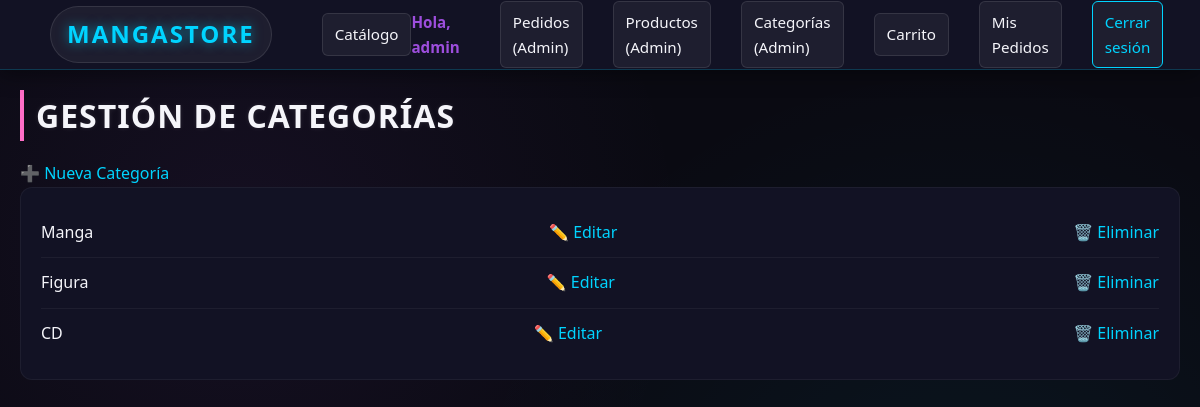
Page /admin-panel/categorias/ (signed in) on the committed database.
### tienda/models.py (models this page shows, shortened)
class Categoria(models.Model):
    nombre = models.CharField(max_length=100)

### tienda/decorators.py (the view)
    def _wrapped_view(request, *args, **kwargs):
        if not request.user.is_authenticated:
            return redirect('tienda:login')
        if not request.user.is_staff:
            return redirect('tienda:home')
        return view_func(request, *args, **kwargs)

### tienda/views.py (called while the page is built)
@admin_requerido
def admin_listar_categorias(request):
    categorias = Categoria.objects.all()
    return render(request, 'tienda/listar_categorias.html', {'categorias': categorias})

### tienda/templates/tienda/listar_categorias.html
{% extends 'tienda/base.html' %}
{% block content %}
<h1>Gestión de Categorías</h1>
<a href="{% url 'tienda:admin_crear_categoria' %}">➕ Nueva Categoría</a>
<ul>
    {% for c in categorias %}
        <li>{{ c.nombre }}
            <a href="{% url 'tienda:admin_editar_categoria' c.id %}">✏️ Editar</a>
            <a href="{% url 'tienda:admin_eliminar_categoria' c.id %}" onclick="return confirm('¿Eliminar esta categoría?')">🗑️ Eliminar</a>
        </li>
    {% empty %}
        <li>No hay categorías.</li>
    {% endfor %}
</ul>
{% endblock %}

### tienda/templates/tienda/base.html (shortened to what this page needs)
<!DOCTYPE html>
<html lang="es">
<head>
    {% load static %}
    <link rel="stylesheet" href="{% static 'tienda/css/base.css' %}">
</head>
<body>
    <nav class="navbar">
        <div class="nav-left">
            <a href="{% url 'tienda:catalogo' %}" class="nav-logo">MangaStore</a>
            <a href="{% url 'tienda:catalogo' %}" class="nav-item">Catálogo</a>
        </div>
        <div class="nav-right">
            {% if user.is_authenticated %}
                <span class="nav-greeting">Hola, {{ user.username }}</span>
                {% if user.is_staff %}
                    <a href="{% url 'tienda:admin_listar_pedidos' %}" class="nav-item">Pedidos (Admin)</a>
                    <a href="{% url 'tienda:admin_listar_productos' %}" class="nav-item">Productos (Admin)</a>
                    <a href="{% url 'tienda:admin_listar_categorias' %}" class="nav-item">Categorías (Admin)</a>
                    <a href="{% url 'tienda:ver_carrito' %}" class="nav-item">Carrito</a>
                    <a href="{% url 'tienda:mis_pedidos' %}" class="nav-item">Mis Pedidos</a>
                {% else %}
                    <a href="{% url 'tienda:ver_carrito' %}" class="nav-item">Carrito</a>
                    <a href="{% url 'tienda:mis_pedidos' %}" class="nav-item">Mis Pedidos</a>
                {% endif %}
                <a href="{% url 'tienda:logout' %}" class="nav-item btn-nav-outline">Cerrar sesión</a>
            {% else %}
                <a href="{% url 'tienda:login' %}" class="nav-item">Iniciar Sesión</a>
                <a href="{% url 'tienda:registro' %}" class="nav-item btn-nav-solid">Registrarse</a>
            {% endif %}
        </div>
    </nav>
    <main>
        {% block content %}{% endblock %}
    </main>
</body>
</html>

### tienda/static/tienda/css/base.css (style rules this page uses)
:root { --bg-main: #0a0a12; --bg-card: #121224; --bg-nav: rgba(10, 10, 18, 0.85); --text-main: #f5f5fa; --text-muted: #8b8ba7; --neon-pink: #ff6ec7; --neon-cyan: #00d4ff; --neon-green: #00ff88; --neon-purple: #9d4edd; --glow-pink: 0 0 12px rgba(255, 110, 199, 0.6); --glow-cyan: 0 0 12px rgba(0, 212, 255, 0.6); --glow-green: 0 0 12px rgba(0, 255, 136, 0.6); --glow-card: 0 8px 32px 0 rgba(0, 0, 0, 0.5); --transition-fast: all 0.25s ease-in-out; }
* { box-sizing: border-box; margin: 0; padding: 0; }
body { background-color: var(--bg-main); color: var(--text-main); font-family: 'Segoe UI', Roboto, Helvetica, Arial, sans-serif; line-height: 1.6; padding-top: 90px; background-image: radial-gradient(circle at 20% 30%, rgba(157, 78, 221, 0.08) 0%, transparent 40%), radial-gradient(circle at 80% 70%, rgba(0, 212, 255, 0.06) 0%, transparent 45%); background-attachment: fixed; }
a { color: var(--neon-cyan); text-decoration: none; transition: var(--transition-fast); }
main, .container, body > blockcontent { max-width: 1200px; margin: 0 auto; padding: 0 20px 40px 20px; }
h1, h2, h3, h4 { margin-bottom: 20px; text-transform: uppercase; letter-spacing: 1px; color: var(--text-main); text-shadow: 0 0 5px rgba(255, 255, 255, 0.1); }
h1 { border-left: 4px solid var(--neon-pink); padding-left: 12px; }
nav { position: fixed; top: 0; left: 0; right: 0; height: 70px; background: var(--bg-nav); backdrop-filter: blur(12px); -webkit-backdrop-filter: blur(12px); border-bottom: 1px solid rgba(255, 255, 255, 0.07); display: flex; align-items: center; justify-content: space-between; padding: 0 40px; z-index: 1000; box-shadow: 0 4px 20px rgba(0, 0, 0, 0.4); }
nav a { color: var(--text-main); padding: 8px 16px; border-radius: 50px; background: rgba(255, 255, 255, 0.05); margin-left: 10px; font-size: 0.9rem; font-weight: 500; border: 1px solid rgba(255, 255, 255, 0.1); }
ul { list-style-type: none; }
ul:has(li) { background: var(--bg-card); padding: 20px; border-radius: 12px; border: 1px solid rgba(255, 255, 255, 0.05); }
ul li { padding: 12px 0; border-bottom: 1px solid rgba(255, 255, 255, 0.05); display: flex; justify-content: space-between; align-items: center; }
ul li:last-child { border-bottom: none; }
.navbar { display: flex; justify-content: space-between; align-items: center; background: var(--bg-card); padding: 15px 40px; border-bottom: 1px solid rgba(0, 214, 255, 0.2); box-shadow: 0 4px 20px rgba(0, 0, 0, 0.4); margin-bottom: 30px; }
.nav-left, .nav-right { display: flex; align-items: center; gap: 20px; }
.nav-logo { font-size: 1.5rem; font-weight: 800; color: var(--neon-cyan); text-transform: uppercase; letter-spacing: 2px; text-decoration: none; margin-right: 20px; text-shadow: var(--glow-cyan); }
.nav-item { color: var(--text-main); text-decoration: none; font-size: 0.95rem; font-weight: 500; padding: 8px 12px; border-radius: 6px; transition: all 0.3s ease; }
.nav-greeting { color: var(--neon-purple); font-weight: bold; margin-right: 10px; font-size: 0.95rem; }
.btn-nav-outline { border: 1px solid var(--neon-cyan); color: var(--neon-cyan); }

### rows in the picture
Categoria: nombre "Manga"
Categoria: nombre "Figura"
Categoria: nombre "CD"

### other values in the picture
{{ user.username }} "admin"
